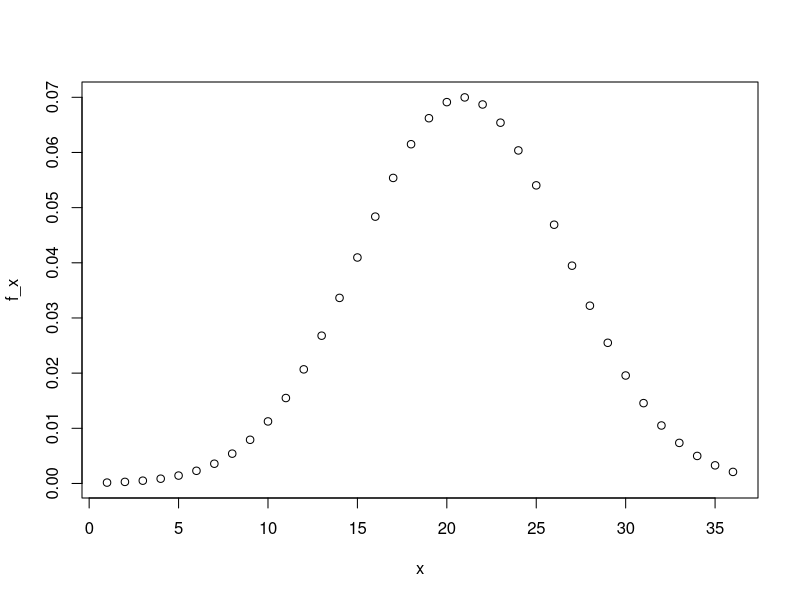
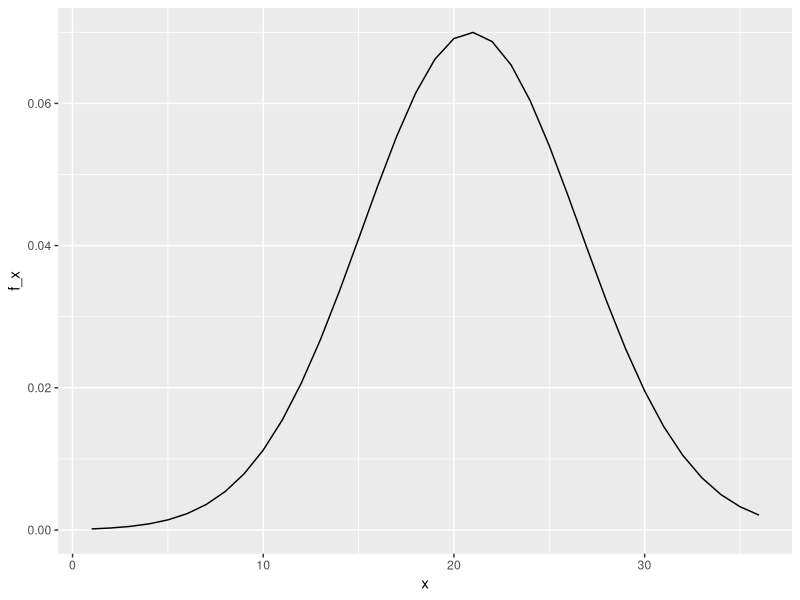
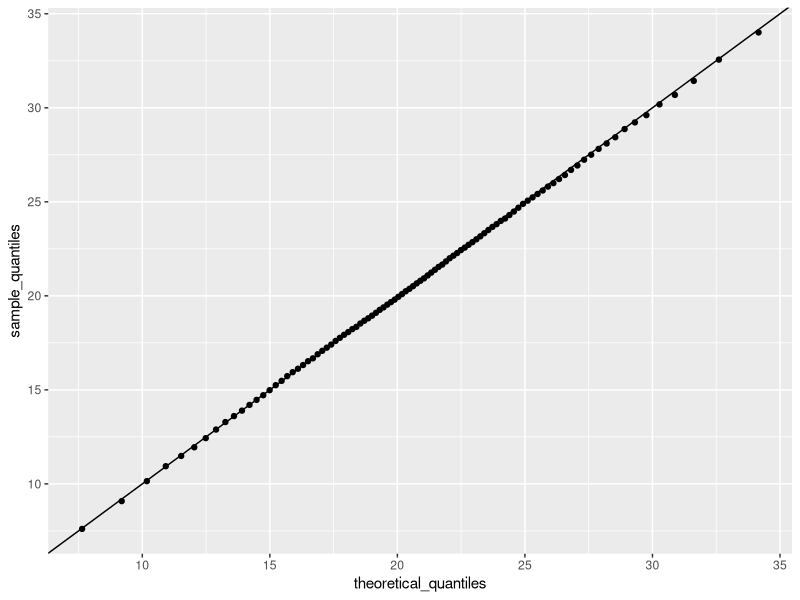

Write R code to recreate these figures, in order.
library(tidyverse)
library(dslabs)
set.seed(16)
act_scores<-rnorm(10000,20.9,5.7)
mean(act_scores)
sd(act_scores)

sum(act_scores>=36)#To get the number of people perfect score of 36 or more

1-pnorm(30,mean(act_scores),sd(act_scores)) #what is the probability of an ACT score greater than 30?

#what is the probability of an ACT score less than or equal to 10?
pnorm(10,mean(act_scores),sd(act_scores)) - pnorm(0,mean(act_scores),sd(act_scores))
#OR
mean(act_scores <= 10)

x <- seq(1,36)

f_x <- dnorm(x,20.9,5.7)
plot(x,f_x)

#OR
data.frame(x, f_x) %>%
  ggplot(aes(x, f_x)) +
  geom_line()


Z_Scores <- (act_scores - mean(act_scores))/sd(act_scores)
#What is the probability of a Z-score greater than 2 (2 standard deviations above the mean)?

1-pnorm(2,mean(Z_Scores),sd(Z_Scores))
#OR
mean(Z_Scores > 2)

#What ACT score value corresponds to 2 standard deviations above the mean (Z = 2)?
2*sd(act_scores) + mean(act_scores)

#A Z-score of 2 corresponds roughly to the 97.5th percentile.
qnorm(0.975,mean(act_scores), sd(act_scores))

#Write a function that takes a value and produces the probability of an ACT score less than or equal to 
#that value (the CDF). Apply this function to the range 1 to 36.

cdf <- sapply(1:36, function (x){
  mean(act_scores <= x)
})
min(which(cdf >= .95))

#What is the expected 95th percentile of ACT scores
qnorm(.95,20.9,5.7)

#In what percentile is a score of 26?
p <- seq(0.01, 0.99, 0.01)
sample_quantiles<-quantile(act_scores, p)
names(sample_quantiles[max(which(sample_quantiles < 26))])

#Make a corresponding set of theoretical quantiles using qnorm() over the interval p <- seq(0.01, 0.99, 0.01) 
#with mean 20.9 and standard deviation 5.7. Save these as theoretical_quantiles. 
#Make a QQ-plot graphing sample_quantiles on the y-axis versus theoretical_quantiles on the x-axis.

#Which of the following graphs is correct?
p <- seq(0.01, 0.99, 0.01)
sample_quantiles <- quantile(act_scores, p)
theoretical_quantiles <- qnorm(p, 20.9, 5.7)
qplot(theoretical_quantiles, sample_quantiles) + geom_abline()
